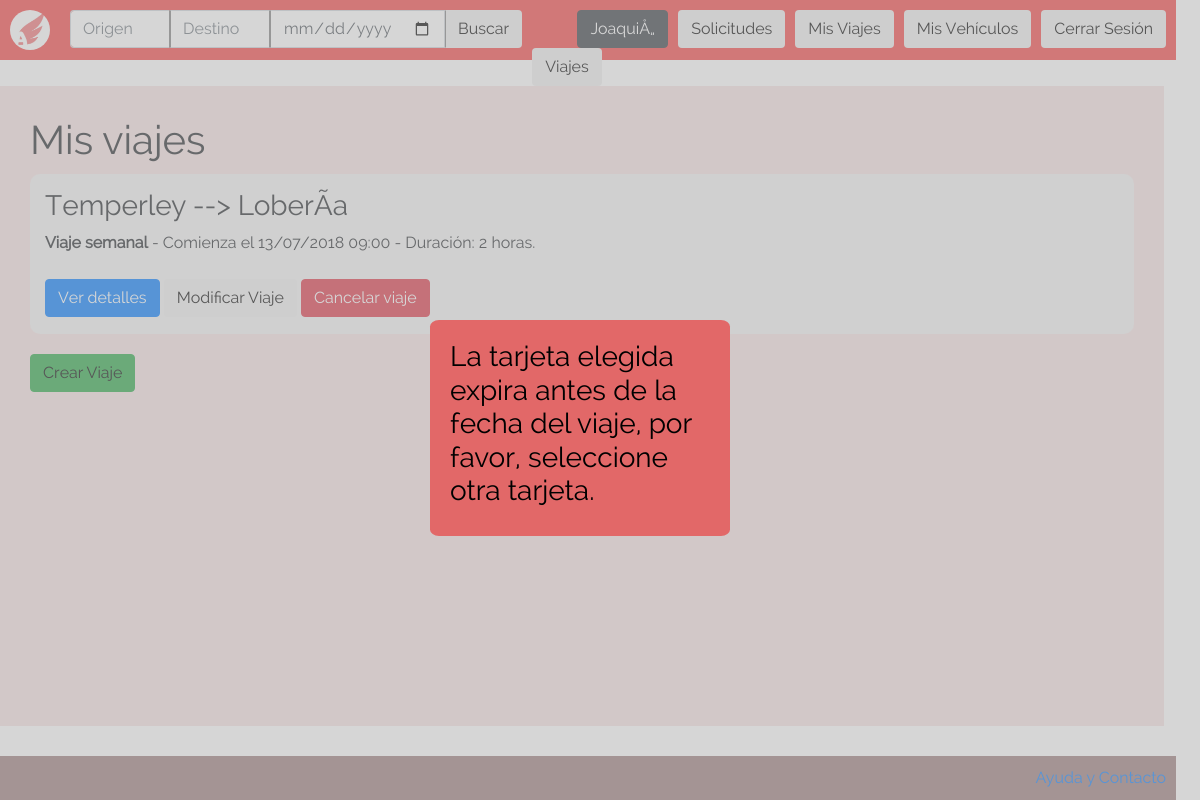
/vistas/ver_viajes.php?expired_card (signed in), run on an earlier commit of the app's database.
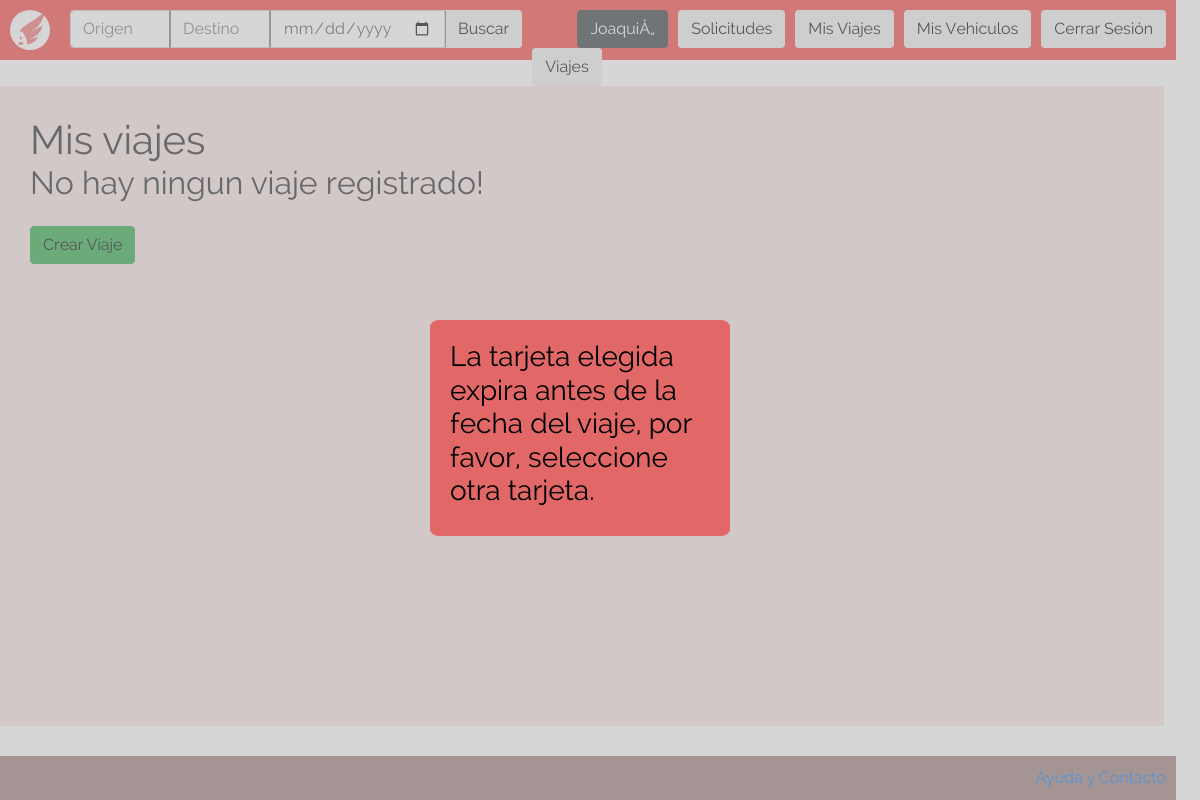
And on a later commit of the database.
### tables this page shows
CREATE TABLE `viajes` (
  `id_viaje` int(11) NOT NULL,
  `id_usuario` int(11) NOT NULL,
  `patente` varchar(10) NOT NULL,
  `origen` text NOT NULL,
  `destino` text NOT NULL,
  `duracion` decimal(10,5) NOT NULL,
  `fecha_hora` datetime NOT NULL,
  `descripcion` text NOT NULL,
  `tipo` int(11) NOT NULL,
  `costo` decimal(10,5) NOT NULL,
  `tarjeta` bigint(20) NOT NULL,
  `pago_conductor` int(11) NOT NULL DEFAULT '0',
  `pago_pasajero` int(11) NOT NULL DEFAULT '0'
);

### vistas/ver_viajes.php (the view, shortened to what this page needs)
<!DOCTYPE html>
<html>
  <head>
    <link href="/css/bootstrap.css" rel="stylesheet" type="text/css" >
    <link href="/css/index.css" rel="stylesheet" type="text/css">
    <link href="/css/listar_vehiculos.css" rel="stylesheet" type="text/css">
  </head>
  <body>
    <?php
      include("../php/abrir_conexion.php");
      include("../php/utils.php");
      include("header.php");
    ?>
    <div id="body">
      <h1>Mis viajes</h1>
      <?php
        $pending = false;
        $id = $_SESSION["user_id"];
        $sql = "SELECT * FROM viajes WHERE id_usuario='$id'";
        $result = mysqli_query($conn, $sql);
        if($result){
          if($trip = mysqli_fetch_assoc($result)){
            while($trip){
              if(isPendingTrip($conn, $trip)){ $pending= true;?>
      <div class="vehicle">
        <div class="vehicle-info">
          <h3><?= $trip["origen"] ?> --> <?= $trip["destino"] ?></h3>
          <?=
            ($trip["tipo"] == WEEKLY_TRIP)?"<strong>Viaje semanal</strong> - Comienza el ":"";
          ?>
          <?= date("d/m/Y H:i", strtotime($trip["fecha_hora"])); ?> - Duración:
          <?php
            echo printTime($trip["duracion"]).".";
          ?>
	        <br>
          <br>
          <a class="btn btn-primary" href="/vistas/ver_viaje.php?id=<?= $trip["id_viaje"]?>">Ver detalles</a>
	        <form class="" action="<?= ($trip["tipo"] == WEEKLY_TRIP)? "/vistas/editar_viaje_semanal.php": "/vistas/editar_viaje.php" ?>" method="post">
            <button class="btn" name="">Modificar Viaje</button>
          </form>
	        <form class="" action="/php/baja_viaje.php" method="post">
            <button class="btn btn-danger delete_trip" name="">Cancelar viaje</button>
          </form>
        </div>
      </div>
      <?php
              }
              $trip = mysqli_fetch_assoc($result);
            }
          }
        } else {
          echo "Hubo un error al conectarse con la base de datos. <br> Por favor, intentelo nuevamente mas tarde.";
        }
        if(!$pending){
          echo "<h2>No hay ningun viaje registrado!</h2><br>";
        }
      ?>
      <button class="btn btn-success"><a href="/vistas/seleccion_viaje.php">Crear Viaje</a></button>
    </div>
    <?php
      include("footer.php");
    ?>
  </body>
</html>

### php/utils.php (shortened to what this page needs)
<?php
  function printTime($time){
    $hours = floor($time);
    if($hours > 0){
      echo $hours.(($hours>=2)?" horas":" hora");
    }
  }
  function isPendingTrip($conn, $trip){
    $now = time();
    if((!isset($trip["tipo"])) || ($trip["tipo"] == ONE_TIME_TRIP)){
      $date = strtotime($trip["fecha_hora"]);
      return ($date > $now);
    } else {
      $query = "SELECT * FROM viaje_semanal WHERE id_viaje=".$trip["id_viaje"];
      $trips = mysqli_query($conn, $query);
      while($weeklyTrip = mysqli_fetch_assoc($trips)){
        if(strtotime($weeklyTrip["fecha_hora"]) > $now){
          return true;
        }
      }
      return false;
    }
  }
?>

What changed in the data, as far as the page shows it:
removed viajes: origen "Temperley", destino "LoberÃ­a", tipo "Viaje semanal", fecha_hora "13/07/2018 09:00", duracion "2", shows "horas"
Also different on the page:
text now shown: "No hay ningun viaje registrado!"
